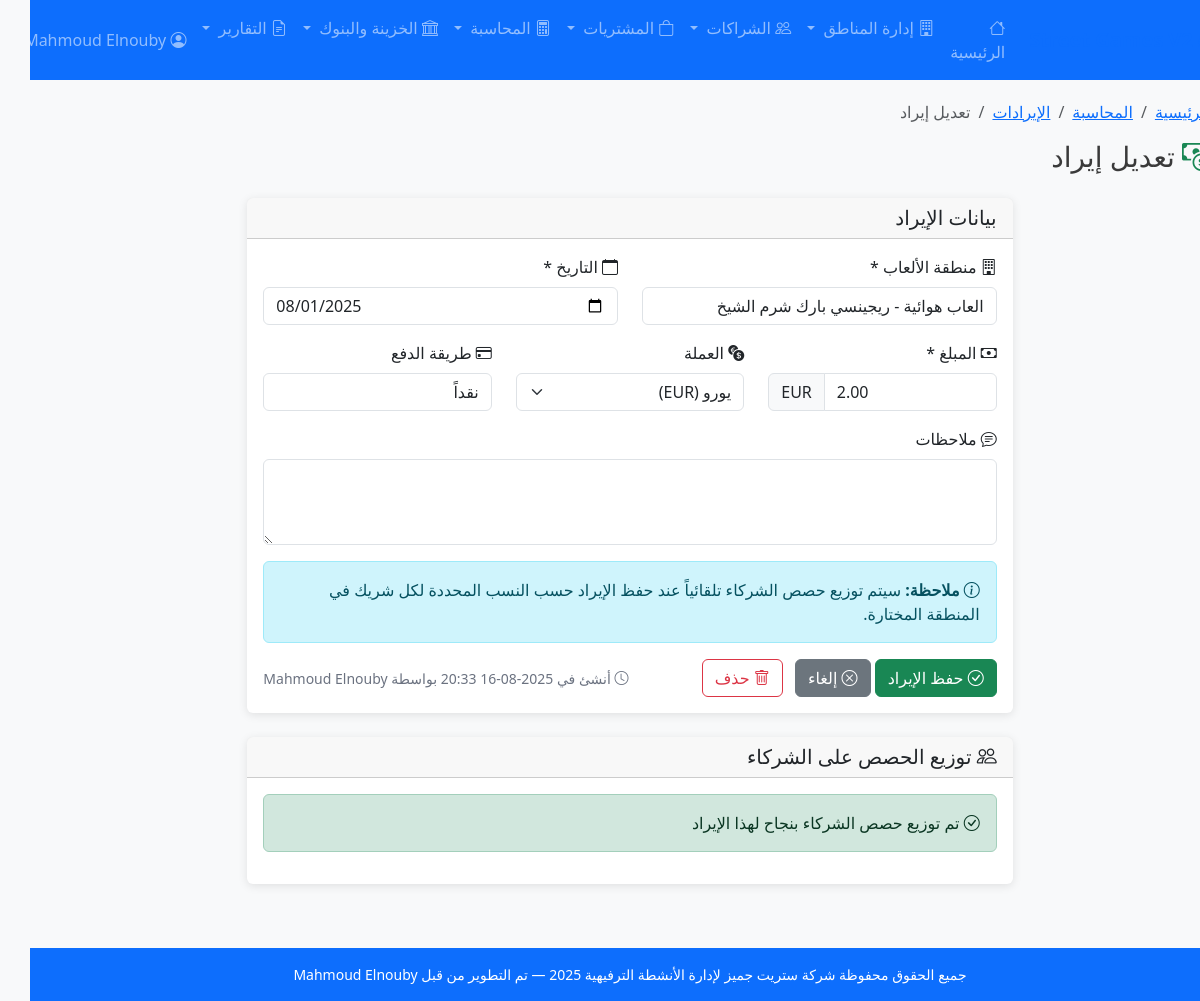
/accounting/revenues/199/edit/ (signed in), run on the app's committed database.
### accounting/models.py (models this page shows, shortened)
class DailyRevenue(models.Model):
    PAYMENT_METHOD_CHOICES = [
        ('cash', 'نقداً'),
        ('card', 'بطاقة'),
        ('mixed', 'مختلط'),
    ]
    zone = models.ForeignKey(GameZone, on_delete=models.CASCADE, verbose_name="منطقة الألعاب")
    date = models.DateField(verbose_name="التاريخ")
    amount = models.DecimalField(max_digits=10, decimal_places=2, verbose_name="المبلغ")
    currency = models.CharField(max_length=3, default='EGP', verbose_name="العملة")
    payment_method = models.CharField(max_length=20, choices=PAYMENT_METHOD_CHOICES, default='cash', verbose_name="طريقة الدفع")
    journal_entry = models.ForeignKey(JournalEntry, on_delete=models.SET_NULL, null=True, blank=True, verbose_name="قيد اليومية")
    partner_shares_calculated = models.BooleanField(default=False, verbose_name="تم حساب حصص الشركاء")
    notes = models.TextField(blank=True, verbose_name="ملاحظات")
    created_by = models.ForeignKey(User, on_delete=models.CASCADE, verbose_name="أنشأ بواسطة")
    created_at = models.DateTimeField(auto_now_add=True, verbose_name="تاريخ الإنشاء")
    class Meta:
        unique_together = ['zone', 'date', 'currency']
        verbose_name = "إيراد يومي"
        verbose_name_plural = "الإيرادات اليومية"
        ordering = ['-date']

### accounting/views.py (the view)
# urls.py: path('revenues/<int:pk>/edit/', views.revenue_edit, name='revenue_edit'),
@accounting_access_required
def revenue_edit(request, pk):
    if hasattr(request.user, 'userprofile'):
        accessible_zones = request.user.userprofile.get_accessible_zones()
    else:
        accessible_zones = []
    revenue = get_object_or_404(DailyRevenue, pk=pk, zone__in=accessible_zones)
    if request.method == 'POST':
        form = DailyRevenueForm(request.POST, instance=revenue, user=request.user)
        if form.is_valid():
            form.save()
            messages.success(request, 'تم تحديث الإيراد بنجاح')
            return redirect('accounting:revenues_list')
    else:
        form = DailyRevenueForm(instance=revenue, user=request.user)
    return render(request, 'accounting/revenue_form.html', {'form': form, 'title': 'تعديل إيراد', 'revenue': revenue})

### accounting/forms.py (shortened to what this page needs)
class DailyRevenueForm(forms.ModelForm):
    class Meta:
        model = DailyRevenue
        fields = ['zone', 'date', 'amount', 'currency', 'payment_method', 'notes']
        widgets = {
            'date': forms.DateInput(attrs={'type': 'date', 'class': 'form-control'}),
            'amount': forms.NumberInput(attrs={'step': '0.01', 'min': '0', 'class': 'form-control'}),
            'notes': forms.Textarea(attrs={'rows': 3, 'class': 'form-control'}),
        }
    def __init__(self, *args, **kwargs):
        user = kwargs.pop('user', None)
        super().__init__(*args, **kwargs)
        try:
            from core.utils import get_supported_currencies
            self.fields['currency'].choices = get_supported_currencies()
        except Exception:
            self.fields['currency'].choices = [('EGP','جنيه مصري'), ('USD','دولار أمريكي'), ('EUR','يورو'), ('GBP','جنيه استرليني')]
        if user and hasattr(user, 'userprofile'):
            self.fields['zone'].queryset = user.userprofile.get_accessible_zones()
        for field_name, field in self.fields.items():
            field.widget.attrs.update({'class': 'form-control'})

### core/context_processors.py (called while the page is built)
def app_context(request):
    return {
        'app_name': 'Street Games V2',
        'app_version': '2.0.0',
        'company_name': 'شركة ألعاب الشارع',
        'support_email': 'support@streetgames.com',
        'debug_mode': settings.DEBUG,
        'supported_currencies': get_supported_currencies(),
    }

### core/models.py (called while the page is built)
    def get_accessible_zones(self):
        if self.can_access_all_zones or self.role in ['admin', 'manager']:
            return GameZone.objects.filter(active=True)
        return self.allowed_zones.filter(active=True)

    def __str__(self):
        return self.name

### core/utils.py (called while the page is built)
def get_supported_currencies() -> List[Tuple[str, str]]:
    codes = ['EGP', 'USD', 'EUR', 'GBP']
    names = {
        'EGP': 'جنيه مصري',
        'USD': 'دولار أمريكي',
        'EUR': 'يورو',
        'GBP': 'جنيه استرليني',
    }
    return [(code, names.get(code, code)) for code in codes]

### templates/accounting/revenue_form.html (shortened to what this page needs)
{% extends 'base.html' %}
{% block content %}
<div class="row mb-4">
    <div class="col-12">
        <nav aria-label="breadcrumb">
            <ol class="breadcrumb">
                <li class="breadcrumb-item"><a href="{% url 'core:dashboard' %}">الرئيسية</a></li>
                <li class="breadcrumb-item"><a href="{% url 'accounting:dashboard' %}">المحاسبة</a></li>
                <li class="breadcrumb-item"><a href="{% url 'accounting:revenues_list' %}">الإيرادات</a></li>
                <li class="breadcrumb-item active">{{ title }}</li>
            </ol>
        </nav>
        <h1 class="h3 mb-0">
            <i class="bi bi-cash-coin text-success"></i>
            {{ title }}
        </h1>
    </div>
</div>
<div class="row">
    <div class="col-lg-8 mx-auto">
        <div class="card">
            <div class="card-header">
                <h5 class="card-title mb-0">
                     بيانات الإيراد
                </h5>
            </div>
            <div class="card-body">
                <form method="post" x-data="revenueForm">
                    <div class="row mb-3">
                        <div class="col-md-6">
                            <label for="{{ form.zone.id_for_label }}" class="form-label">
                                <i class="bi bi-building"></i> منطقة الألعاب *
                            </label>
                            {{ form.zone }}
                        </div>
                        <div class="col-md-6">
                            <label for="{{ form.date.id_for_label }}" class="form-label">
                                <i class="bi bi-calendar"></i> التاريخ *
                            </label>
                            {{ form.date }}
                        </div>
                    </div>
                    <div class="row mb-3">
                        <div class="col-md-4">
                            <label for="{{ form.amount.id_for_label }}" class="form-label">
                                <i class="bi bi-cash"></i> المبلغ *
                            </label>
                            <div class="input-group">
                                {{ form.amount }}
                                <span class="input-group-text" x-text="selectedCurrency">ج.م</span>
                            </div>
                        </div>
                        <div class="col-md-4">
                            <label for="{{ form.currency.id_for_label }}" class="form-label">
                                <i class="bi bi-currency-exchange"></i> العملة
                            </label>
                            <select class="form-select" name="currency" id="{{ form.currency.id_for_label }}"
                                    x-model="selectedCurrency">
                                {% for code, name in supported_currencies %}
                                    <option value="{{ code }}" {% if form.currency.value == code %}selected{% endif %}>{{ name }} ({{ code }})</option>
                                {% endfor %}
                            </select>
                        </div>
                        <div class="col-md-4">
                            <label for="{{ form.payment_method.id_for_label }}" class="form-label">
                                <i class="bi bi-credit-card"></i> طريقة الدفع
                            </label>
                            {{ form.payment_method }}
                        </div>
                    </div>
                    <div class="mb-3">
                        <label for="{{ form.notes.id_for_label }}" class="form-label">
                            <i class="bi bi-chat-text"></i> ملاحظات
                        </label>
                        {{ form.notes }}
                    </div>
                    <div class="alert alert-info">
                        <i class="bi bi-info-circle"></i>
                        <strong>ملاحظة:</strong> سيتم توزيع حصص الشركاء تلقائياً عند حفظ الإيراد حسب النسب المحددة لكل شريك في المنطقة المختارة.
                    </div>
                    <div class="d-flex justify-content-between align-items-center">
                        <div>
                            <button type="submit" class="btn btn-success">
                                <i class="bi bi-check-circle"></i> حفظ الإيراد
                            </button>
                            <a href="{% url 'accounting:revenues_list' %}" class="btn btn-secondary">
                                <i class="bi bi-x-circle"></i> إلغاء
                            </a>
                            {% if revenue %}
                                <button type="submit"
                                        class="btn btn-outline-danger ms-2"
                                        formmethod="post"
                                        formaction="{% url 'accounting:revenue_delete' revenue.pk %}"
                                        onclick="return confirm('هل أنت متأكد من حذف هذا الإيراد؟ لا يمكن التراجع عن هذه العملية.');">
                                    <i class="bi bi-trash"></i> حذف
                                </button>
                            {% endif %}
                        </div>
                        {% if revenue %}
                            <div>
                                <small class="text-muted">
                                    <i class="bi bi-clock"></i>
                                    أنشئ في {{ revenue.created_at|date:"Y-m-d H:i" }}
                                    بواسطة {{ revenue.created_by.get_full_name|default:revenue.created_by.username }}
                                </small>
                            </div>
                        {% endif %}
                    </div>
                </form>
            </div>
        </div>
        {% if revenue and revenue.partner_shares_calculated %}
            <div class="card mt-4">
                <div class="card-header">
                    <h5 class="card-title mb-0">
                        <i class="bi bi-people"></i> توزيع الحصص على الشركاء
                    </h5>
                </div>
                <div class="card-body">
                    <div class="alert alert-success">
                        <i class="bi bi-check-circle"></i>
                        تم توزيع حصص الشركاء بنجاح لهذا الإيراد
                    </div>
                </div>
            </div>
        {% endif %}
    </div>
</div>
{% endblock %}

### templates/base.html (style rules this page uses)
:root { --sg-text:#3a3a3a; --sg-heading:#2e2e2e; --sg-muted:#6b7280; }
body { font-family: 'Segoe UI', Tahoma, Geneva, Verdana, sans-serif; background-color: #f8f9fa; color: var(--sg-text); }
.card { border: none; box-shadow: 0 2px 10px rgba(0,0,0,0.1); margin-bottom: 20px; }
h1,h2,h3,h4,h5,h6 { color: var(--sg-heading); }
.text-muted { color: var(--sg-muted) !important; }

### data on the page
DailyRevenue: zone "العاب هوائية - ريجينسي بارك شرم الشيخ", date "08/01/2025", amount "2.00", currency "يورو (EUR)", payment_method "نقداً", created_at "2025-08-16 20:33", created_by.get_full_name "Mahmoud Elnouby"

### other printed values
{{ title }} "تعديل إيراد"
